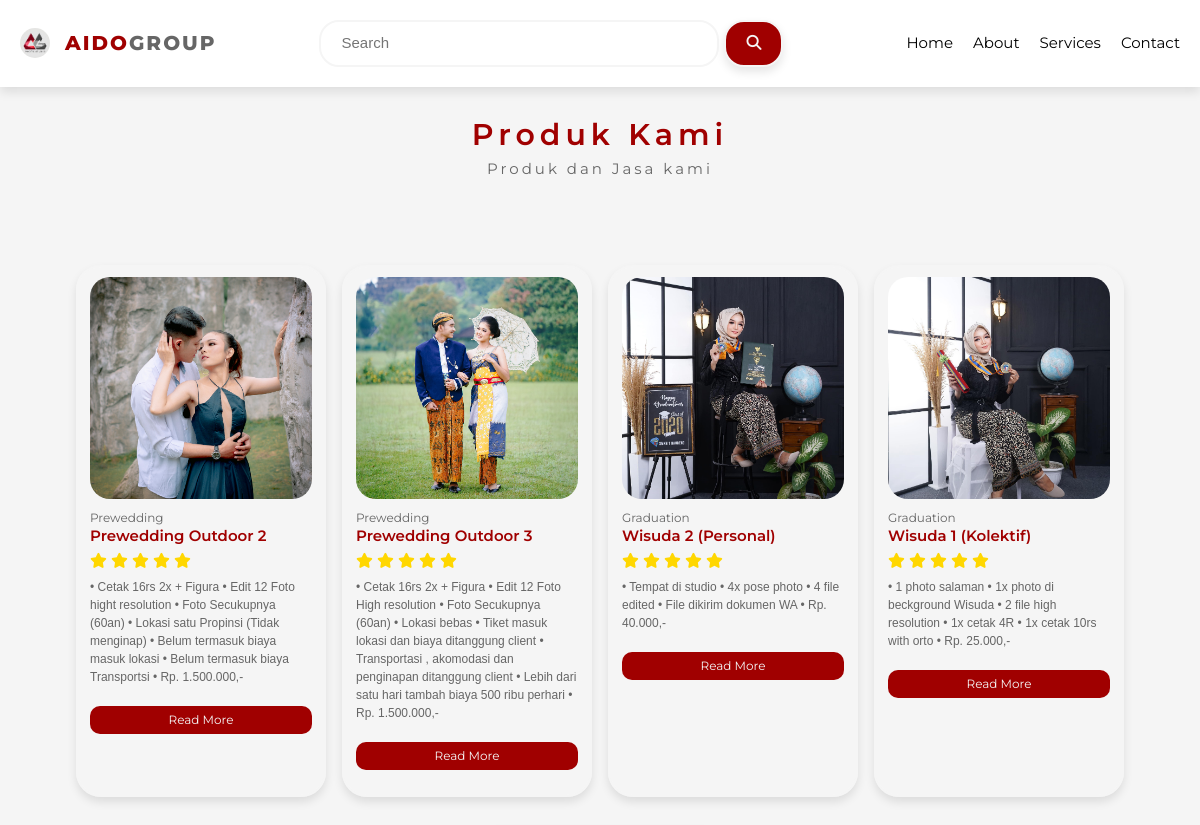
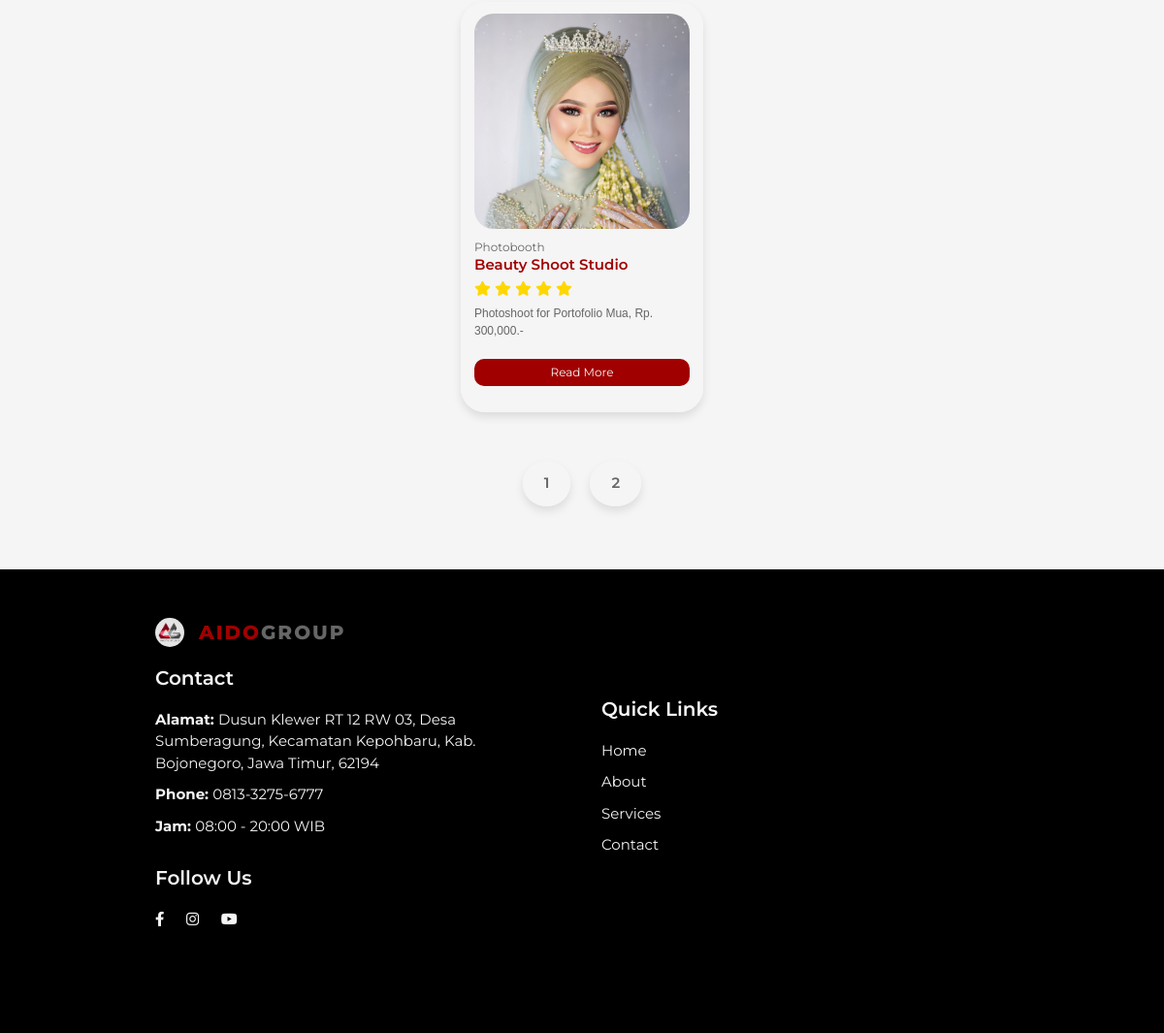
Screenshot of /services.php?page=2 with the database file from the repository (2 pictures, top to bottom).
### tables this page shows
CREATE TABLE `product` (
  `id` int(11) NOT NULL,
  `nama` varchar(30) NOT NULL,
  `deskripsi` varchar(512) NOT NULL,
  `rating` tinyint(4) NOT NULL,
  `kategori` varchar(30) NOT NULL,
  `gambar` varchar(50) NOT NULL
);

### services.php (the view, shortened to what this page needs)
<?php
require 'functions.php';
$results_per_page = 8;
$productQuery = "SELECT * FROM product";
$productResult = mysqli_query($connection, $productQuery);
$number_of_results = mysqli_num_rows($productResult);
$number_of_pages = ceil($number_of_results / $results_per_page);
if (!isset($_GET['page'])) {
  $page = 1;
} else {
  $page = $_GET['page'];
}
$this_page_first_result = ($page - 1) * $results_per_page;
?>
<!DOCTYPE html>
<html lang="en">
<head>
  <link href="https://cdn.jsdelivr.net/npm/bootstrap@5.2.3/dist/css/bootstrap.min.css" rel="stylesheet">
  <link rel="stylesheet" href="https://cdnjs.cloudflare.com/ajax/libs/font-awesome/6.2.0/css/all.min.css" />
  <link rel="stylesheet" href="styles.css">
</head>
<body>
  <div class="wrapper">
    <section class="header service">
      <a href="index.php" class="logo">
        <img src="/img/aidogroup.jpg" alt="logo">
        AIDO<span>GROUP</span>
      </a>
      <div class="search">
        <form class="form" action="search.php" method="POST">
          <input type="text" name="search" placeholder="Search">
          <button type="submit" name="submit-search"><i class="fas fa-search"></i></button>
        </form>
      </div>
      <nav class="navbar">
        <a href="/index.php">Home</a>
        <a href="/index.php">About</a>
        <a href="/services.php">Services</a>
        <a href="/index.php">Contact</a>
      </nav>
    </section>
    <section id="product1" class="section-p1">
      <h2>Produk Kami</h2>
      <p class="sub-title">Produk dan Jasa kami</p>
      <div class="pro-container .service">
        <?php
        $productQuery = "SELECT * FROM product LIMIT " .  $this_page_first_result . ',' . $results_per_page;
        $productResult = mysqli_query($connection, $productQuery);
        while ($product = mysqli_fetch_assoc($productResult)) {
        ?>
          <div class="pro">
            <div class="thumbnail">
              <img src="/img/<?php echo $product['gambar']; ?>" alt="product">
            </div>
            <div class="desc">
              <span><?php echo $product['kategori']; ?></span>
              <h5><?php echo $product['nama']; ?></h5>
              <div class="star">
                <?php
                for ($i = 0; $i < $product['rating']; $i++) {
                ?>
                  <i class="fas fa-star"></i>
                <?php
                }
                ?>
              </div>
              <p><?php echo $product['deskripsi']; ?></p>
              <a href="productDetails.php?id=<?= $product["id"]; ?>" class="readmore">Read More</a>
            </div>
          </div>
        <?php
        }
        ?>
      </div>
      <div class="pagination">
        <?php
        for ($page = 1; $page <= $number_of_pages; $page++) {
          echo '<a href="services.php?page=' . $page . '">' . $page . '</a> ';
        }
        ?>
      </div>
    </section>
    <section id="contact" class="footer">
      <footer class="section-p1">
        <div class="col">
          <a href="#" class="logo">
            <img src="/img/aidogroup.jpg" alt="logo">
            AIDO<span>GROUP</span>
          </a>
          <h4>Contact</h4>
          <p><strong>Alamat: </strong>Dusun Klewer RT 12 RW 03, Desa Sumberagung, Kecamatan Kepohbaru, Kab.
            Bojonegoro, Jawa Timur, 62194</p>
          <p><strong>Phone: </strong>0813-3275-6777</p>
          <p><strong>Jam: </strong>08:00 - 20:00 WIB</p>
          <div class="follow">
            <h4>Follow Us</h4>
            <a href="https://www.facebook.com/aido.aido.98" target="_blank"><i class="fab fa-facebook-f"></i></a>
            <a href="https://www.instagram.com/aido_group/" target="_blank"><i class="fab fa-instagram"></i></a>
            <a href="https://www.youtube.com/channel/UC1zgo87gQRqhcVPyzhktplA" target="_blank"><i class="fab fa-youtube"></i></a>
          </div>
        </div>
        <div class="col">
          <h4>Quick Links</h4>
          <a href="/index.php">Home</a>
          <a href="/index.php">About</a>
          <a href="/services.php">Services</a>
          <a href="/index.php">Contact</a>
      </footer>
    </section>
  </div>
</body>
</html>

### rows the page displays
product: gambar (picture), kategori "Prewedding", nama "Prewedding Outdoor 2", rating 5 (drawn), deskripsi "• Cetak 16rs 2x + Figura • Edit 12 Foto hight resolution • Foto Secukupnya (60an) • Lokasi satu Propinsi (Tidak menginap) • Belum termasuk biaya masuk lokasi • Belum termasuk biaya Transportsi • Rp. 1.500.000,-"
product: gambar (picture), kategori "Prewedding", nama "Prewedding Outdoor 3", rating 5 (drawn), deskripsi "• Cetak 16rs 2x + Figura • Edit 12 Foto High resolution • Foto Secukupnya (60an) • Lokasi bebas • Tiket masuk lokasi dan biaya ditanggung client • Transportasi , akomodasi dan penginapan ditanggung client • Lebih dari satu hari tambah biaya 500 ribu perhari • Rp. 1.500.000,-"
product: gambar (picture), kategori "Graduation", nama "Wisuda 2 (Personal)", rating 5 (drawn), deskripsi "• Tempat di studio • 4x pose photo • 4 file edited • File dikirim dokumen WA • Rp. 40.000,-"
product: gambar (picture), kategori "Graduation", nama "Wisuda 1 (Kolektif)", rating 5 (drawn), deskripsi "• 1 photo salaman • 1x photo di beckground Wisuda • 2 file high resolution • 1x cetak 4R • 1x cetak 10rs with orto • Rp. 25.000,-"
product: gambar (picture), kategori "Photobooth", nama "Beauty Shoot Studio", rating 5 (drawn), deskripsi "Photoshoot for Portofolio Mua, Rp. 300,000.-"
